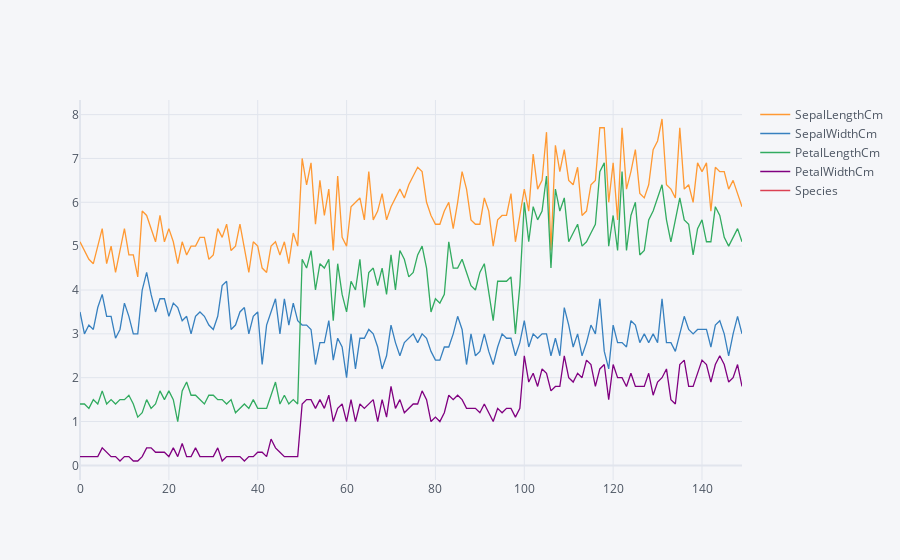

Notebook code cell kept with this figure:
### Code cell
df.iplot()

### Figure 1 — Plotly figure (JSON) as saved in the notebook; plotly's stock layout.template omitted (floating-point values rounded to 4 significant figures; data arrays with more than 128 entries replaced by an {"elided": "..."} marker saying what was removed)
{"data": [{"line": {"color": "rgba(255, 153, 51, 1.0)", "dash": "solid", "shape": "linear", "width": 1.3}, "mode": "lines", "name": "SepalLengthCm", "text": "", "type": "scatter", "x": {"elided": "150 int values"}, "y": {"elided": "150 float values"}}, {"line": {"color": "rgba(55, 128, 191, 1.0)", "dash": "solid", "shape": "linear", "width": 1.3}, "mode": "lines", "name": "SepalWidthCm", "text": "", "type": "scatter", "x": {"elided": "150 int values"}, "y": {"elided": "150 float values"}}, {"line": {"color": "rgba(50, 171, 96, 1.0)", "dash": "solid", "shape": "linear", "width": 1.3}, "mode": "lines", "name": "PetalLengthCm", "text": "", "type": "scatter", "x": {"elided": "150 int values"}, "y": {"elided": "150 float values"}}, {"line": {"color": "rgba(128, 0, 128, 1.0)", "dash": "solid", "shape": "linear", "width": 1.3}, "mode": "lines", "name": "PetalWidthCm", "text": "", "type": "scatter", "x": {"elided": "150 int values"}, "y": {"elided": "150 float values"}}, {"line": {"color": "rgba(219, 64, 82, 1.0)", "dash": "solid", "shape": "linear", "width": 1.3}, "mode": "lines", "name": "Species", "text": "", "type": "scatter", "x": {"elided": "150 int values"}, "y": {"elided": "150 str values"}}], "layout": {"legend": {"bgcolor": "#F5F6F9", "font": {"color": "#4D5663"}}, "paper_bgcolor": "#F5F6F9", "plot_bgcolor": "#F5F6F9", "title": {"font": {"color": "#4D5663"}}, "xaxis": {"gridcolor": "#E1E5ED", "showgrid": true, "tickfont": {"color": "#4D5663"}, "title": {"font": {"color": "#4D5663"}, "text": ""}, "zerolinecolor": "#E1E5ED"}, "yaxis": {"gridcolor": "#E1E5ED", "showgrid": true, "tickfont": {"color": "#4D5663"}, "title": {"font": {"color": "#4D5663"}, "text": ""}, "zerolinecolor": "#E1E5ED"}}}
